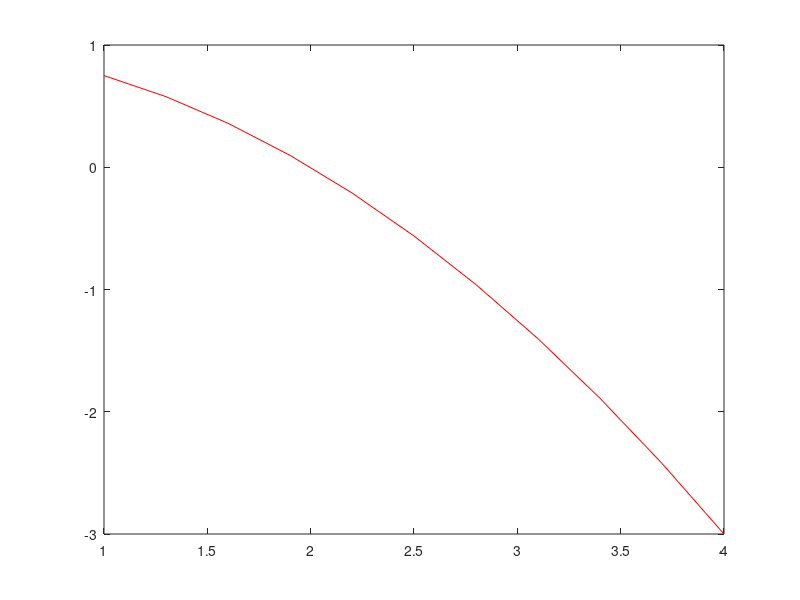

Source code (MATLAB): (Note: this script raises an error after producing the figure.)
a=1;
b=4;
N=10;
h=(b-a)/N;
x=(a:h:b)';
h2=h^2;

y=1-1/4*x.^2;
plot(x,y,'r'), hold on

uPrime=[(guess(2)-guess(1))/h;(guess(2:end)-guess(1:end-1))/(2*h);(guess(end)-guess(end-1))/h]
uPrimePrime
g=[-uPrimePrime-1/r]

rhs=[-3*y(1)+4*y(2)-y(3)+h/2;y(1:N-1)-2*y(2:N)+y(3:N+1)-2*h2*y(2:N).^3;...
    2*h*y(N+1)+3*y(N+1)-4*y(N)+y(N-1)-h*8/25];
    
tole=1;
count=1;

d_1=ones(N,1);

while (tole>1.e-7) && (count<20)    
    dd=[0;-2-6*h2*y(2:N).^2;0];
    J=diag(dd,0)+diag(d_1,1)+diag(d_1,-1);
    J(1,1)=-3; J(1,2)=4; J(1,3)=-1;
    J(N+1,N+1)=2*h+3; J(N+1,N)=-4; J(N+1,N-1)=1;
    z=-J\rhs;
    y=y+z;
    rhs=[-3*y(1)+4*y(2)-y(3)+h/2;y(1:N-1)-2*y(2:N)+y(3:N+1)-2*h2*y(2:N).^3;...
    2*h*y(N+1)+3*y(N+1)-4*y(N)+y(N-1)-h*8/25];
    tole=norm(rhs);
    disp([count tole norm(z)])
    plot(x,y),drawnow
    pause(1)
    count=count+1;
end
